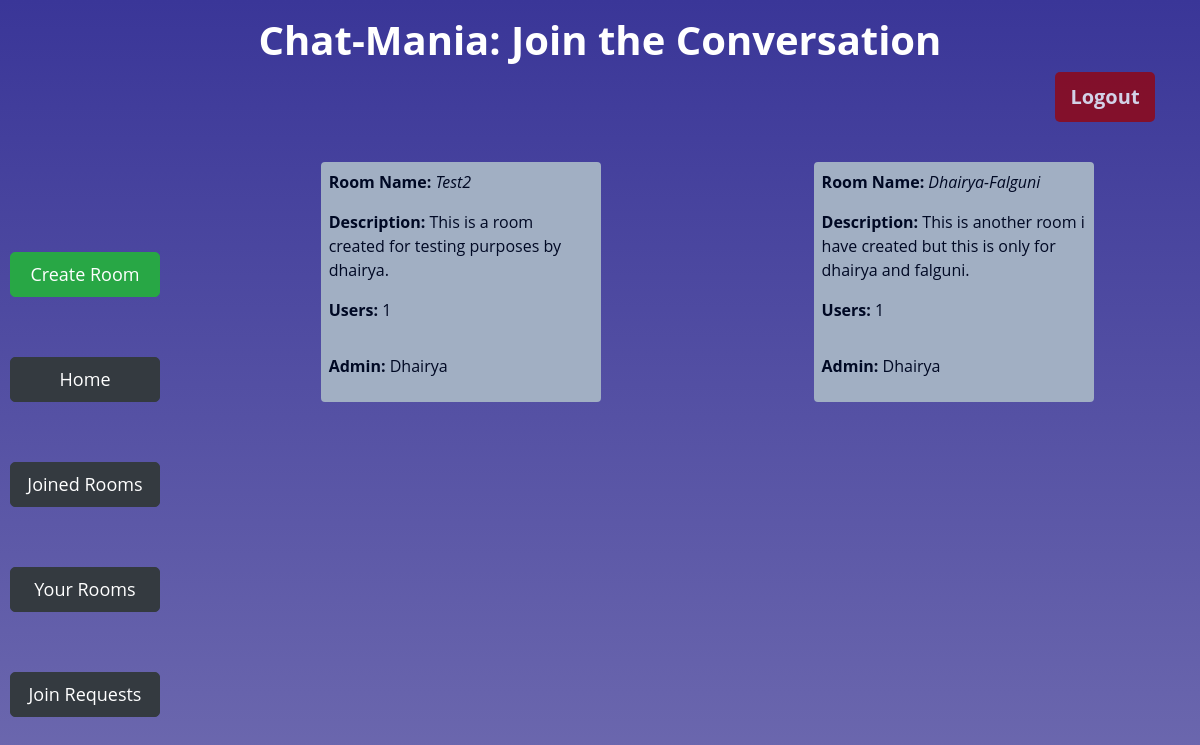
Before: /your_rooms/ (signed in) with the older database file.
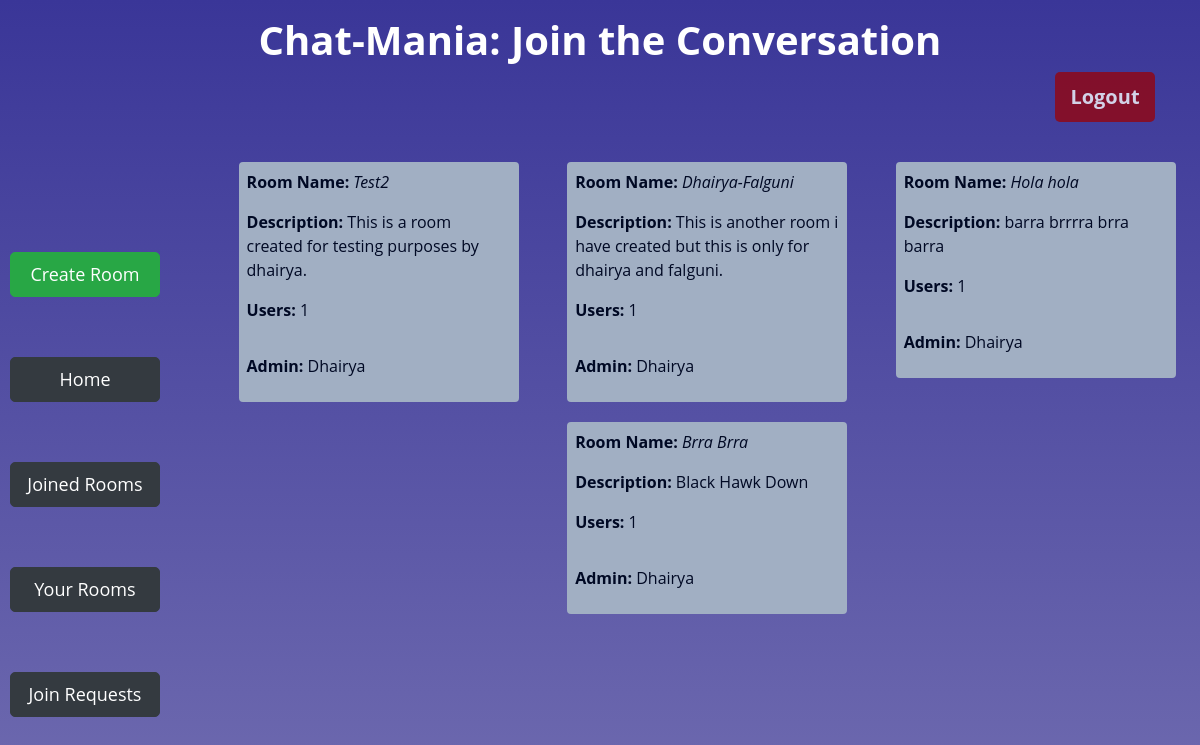
After: the same page with the newer database file.
### app/models.py (models this page shows, shortened)
class Room(models.Model):
    name = models.CharField(max_length=64,unique=True)
    description = models.CharField(max_length=256)
    admin = models.ForeignKey(User, on_delete=models.CASCADE, related_name="get_admin")
    numberUsers = models.IntegerField(default=1)

class User(AbstractUser):
    joinedRooms = models.IntegerField(default=0)
    createdRooms = models.IntegerField(default=0)
    def __str__(self):
        return f"{self.username}"

### app/views.py (the view)
# urls.py: path('your_rooms/', views.your_rooms, name='your_rooms'),
@login_required(login_url="login")
def your_rooms(request):
    rooms = Room.objects.filter(admin=request.user)
    return render(request, 'app/yourrooms.html', {
        'rooms': rooms
    })

### app/templates/app/yourrooms.html (shortened to what this page needs)
{% extends 'app/layout.html' %}
{% block body %}
    <div class="container">
        <div class="row">
            <div class="col-md-12 mt-3">
                <h1 class="text-center" style="font-weight: 700;">Chat-Mania: Join the Conversation</h1>
                <form action="{% url 'logout' %}" method="post">
                 <input type="submit" id="logout-btn" class="btn btn-danger float-right" style="border: none;" value="Logout">
                </form>
             </div>
         </div>
    </div>
    <div class="d-flex flex-row">
    <div class="btn-Cont d-flex flex-column justify-content-around">
        <a id="lbtn" href="{% url 'create' %}" class="btn  btn-success">Create Room</a>
        <a id="lbtn" href="{% url 'index' %}" class="btn  btn-dark">Home</a>
        <button id="lbtn" class="btn  btn-dark">Joined Rooms</button>
        <a id="lbtn" class="btn  btn-dark" href="{% url 'your_rooms' %}" >Your Rooms</a>
        <button id="lbtn" class="btn  btn-dark">Join Requests</button>
    </div>
     <div class="d-flex flex-row justify-content-around flex-wrap" id="room-cont">
        {% for room in rooms%}
        <div class="room p-1">
                <p><b>Room Name:</b> <i> {{room.name}} </i> </p>
                <p> <b>Description:</b> {{room.description}} </p>
                <p><b>Users:</b> {{room.numberUsers}} </p>
              <p class="pt-3 align-bottom"><b>Admin:</b> {{room.admin}} </p>
        </div>
        {% endfor %}
     </div>
    </div>
{% endblock %}

Changed rows visible on the page:
added Room: name "Hola hola", description "barra brrrra brra barra", numberUsers "1", admin "Dhairya"
added Room: name "Brra Brra", description "Black Hawk Down", numberUsers "1", admin "Dhairya"
